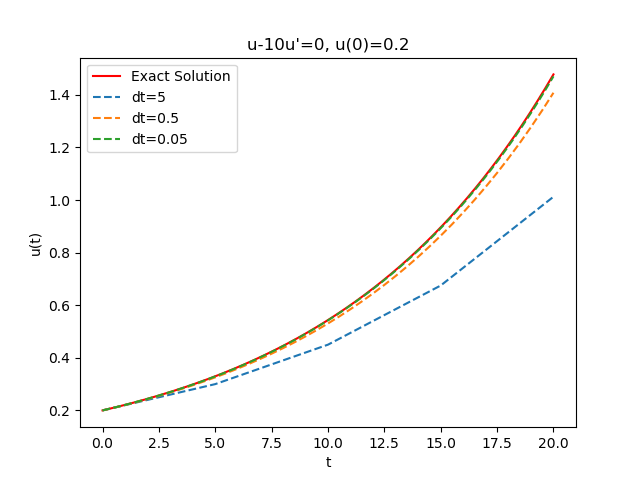

The Python source for this figure:
"""This exercise aims to solve the ODE problem u - 10u' = 0  u(0)= 0.2 in [0,20]"""
import numpy as np
import matplotlib.pyplot as plt

#Exact solution
def exact_u(t):
    return 0.2*np.exp(0.1*t)

#u'=f(u,t)
def f(u,t):
    return 0.1*u    

#Forward Euler Method
def ForwardEuler(f, U0, T, n):
    """Solve u’=f(u,t), u(0)=U0, with n steps until t=T."""
    t = np.linspace(0,T,n+1)
    u = np.zeros(n+1) # u[k] is the solution at time t[k]
    u[0] = U0
    t[0] = 0
    dt = T/float(n)
    for k in range(n):
        u[k+1] = u[k] + dt*f(u[k], t[k])
    return u, t

#Parameters
T=20
U0=0.2

#Plot exact solution
tgrid=np.linspace(0,T,2001)
uexact=exact_u(tgrid)
plt.plot(tgrid, uexact, "r-", label="Exact Solution")


#Numerical calculations and plots
nlist=[4,40,400]
for n in nlist:
    sol, t=ForwardEuler(f=f, U0=U0, T=T, n=n)
    plt.plot(t, sol, "--", label="dt=%g"%(t[1]-t[0]))


plt.legend()
plt.title("u-10u'=0, u(0)=0.2")
plt.xlabel("t")
plt.ylabel("u(t)")
plt.savefig("ejE1.png")

#Save to file (only last solution)
with open("ejE1.out","w") as outfile:
    outfile.write("Numerical Solution to u-10u'=0, u(0)=0.2 \n")
    outfile.write(" t    u(t)\n")
    for i in range(len(t)):
        outfile.write("%5.2f  %7.4f\n"%(t[i], sol[i]))
